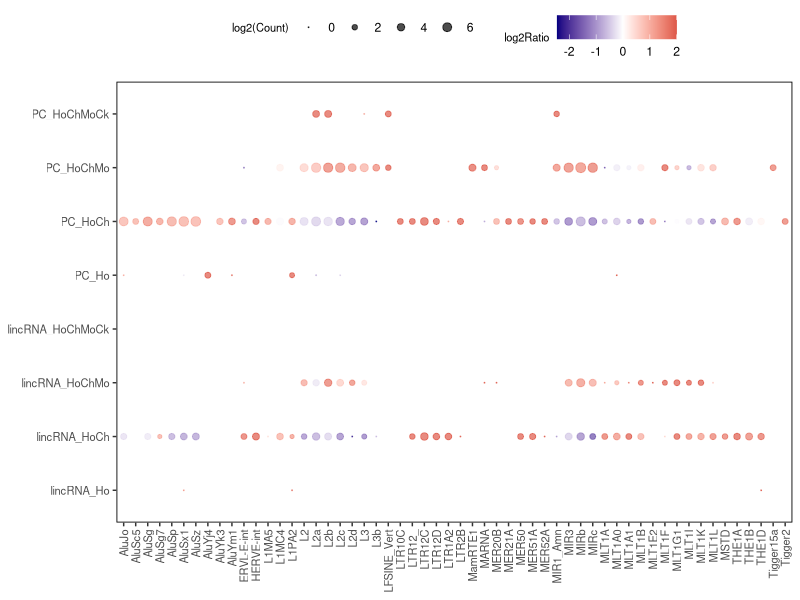

The R script that drew this image:
#
library(ggplot2)

data<-read.table("conservation_TE_list_main_inf_subfamily_Ratio_2_count5.txt",header = T)

ggplot(data,aes(x=TE, y=Type, size = log2(Count), col=log2Ratio ))+ 
  geom_point(alpha=0.7) +
  scale_color_gradient2(low="navy", mid="white", high="firebrick3" ) + 
  scale_size(range = c(0.01, 3))+
  theme(axis.text.x = element_text(angle = 90, hjust = 1, size=8,vjust = 0.5), 
        axis.text.y = element_text(size=8),
        axis.title.x = element_blank(),
        axis.title.y = element_blank(),
        panel.border = element_rect( colour = "black", fill = NA, size=0.6),
        strip.text.x = element_text(size=6),
        legend.title = element_text(size = 8),
        legend.position="top",
        panel.grid.minor = element_blank(), panel.background = element_blank())